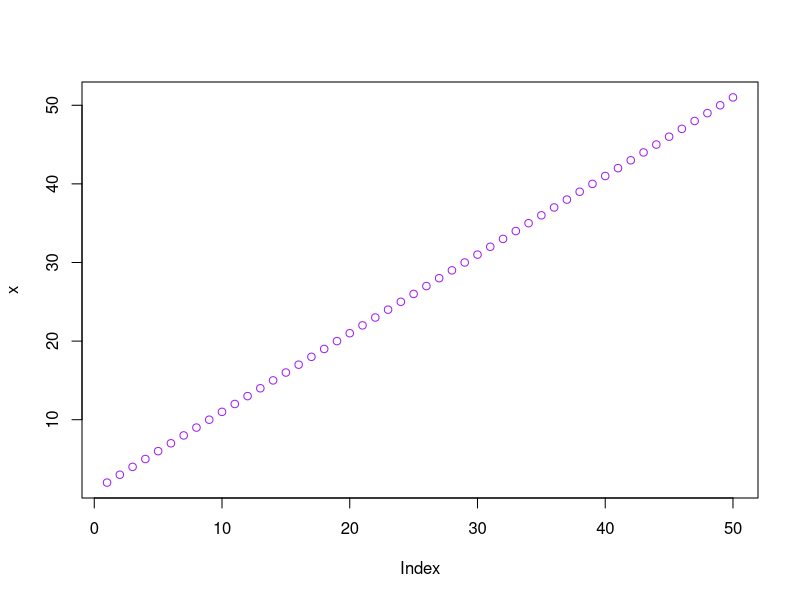
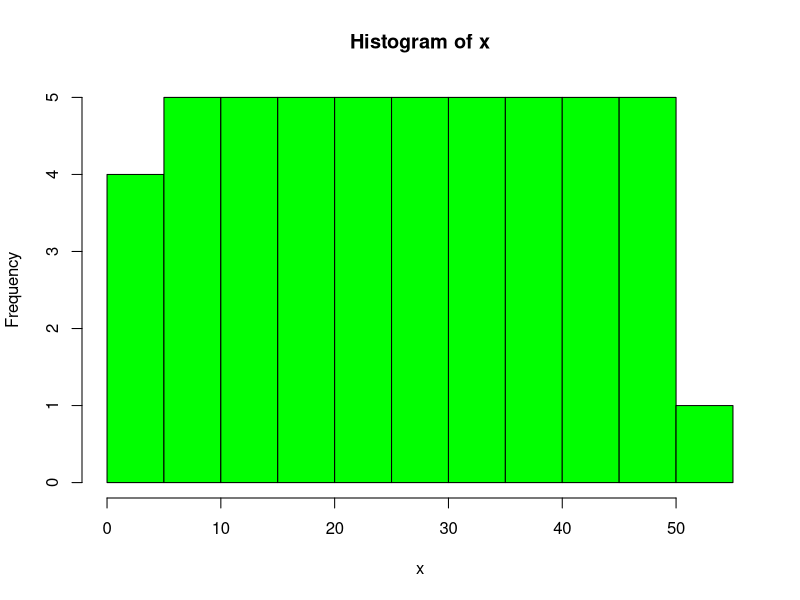
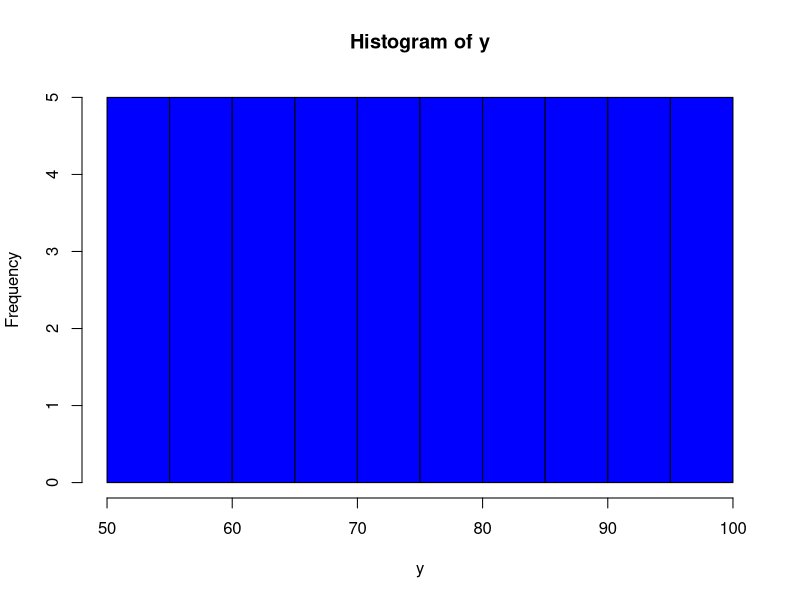
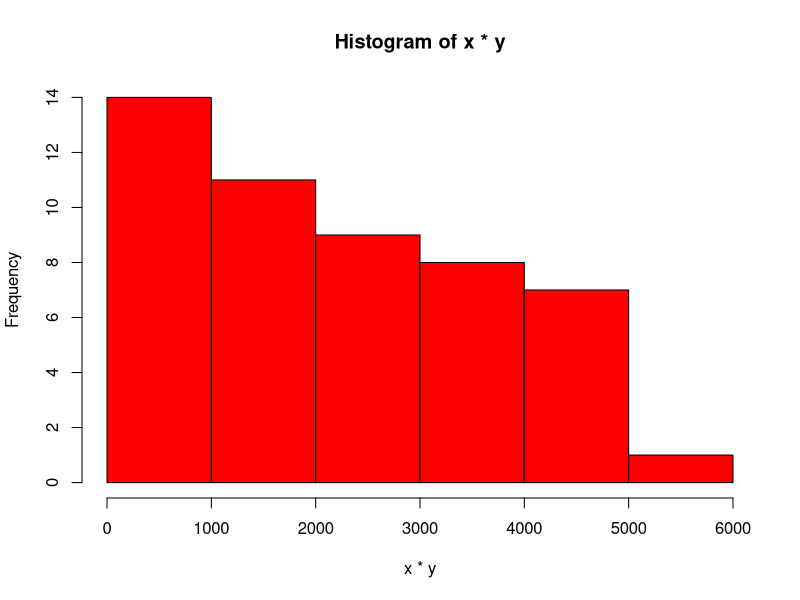
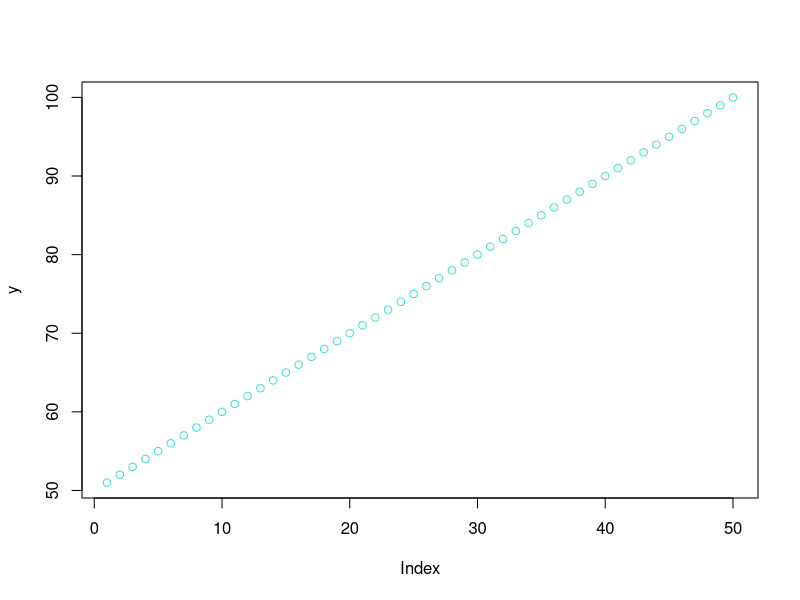
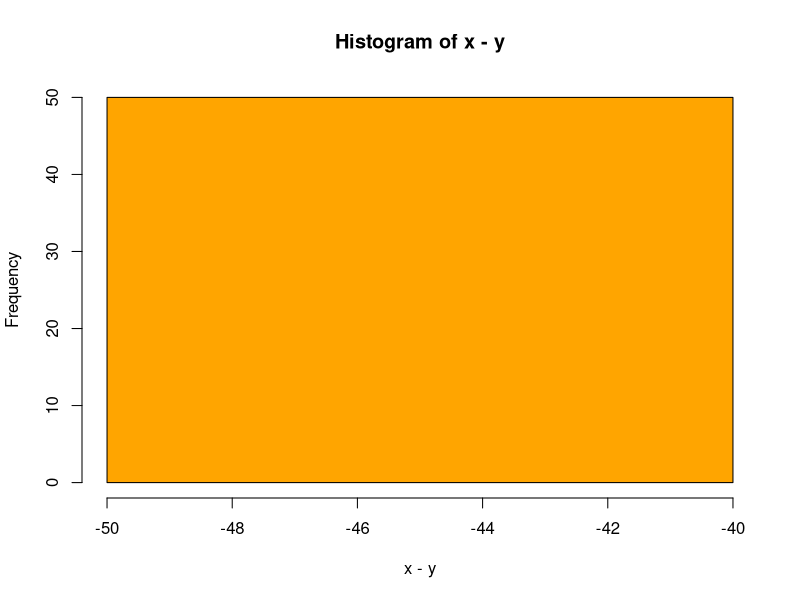

These charts were generated, in order, by the following R code:
## ---- chunk 1
x <- c(2:51)

x[3]

plot(x, col = "purple")

y <- c(51:100)

x + y 

x*y

x-y

x-y*y

hist(x, col = "green")
hist(y, col = "blue")
hist(x*y, col = "red")
plot(y, col = "turquoise")

hist(x-y, col = "orange")
